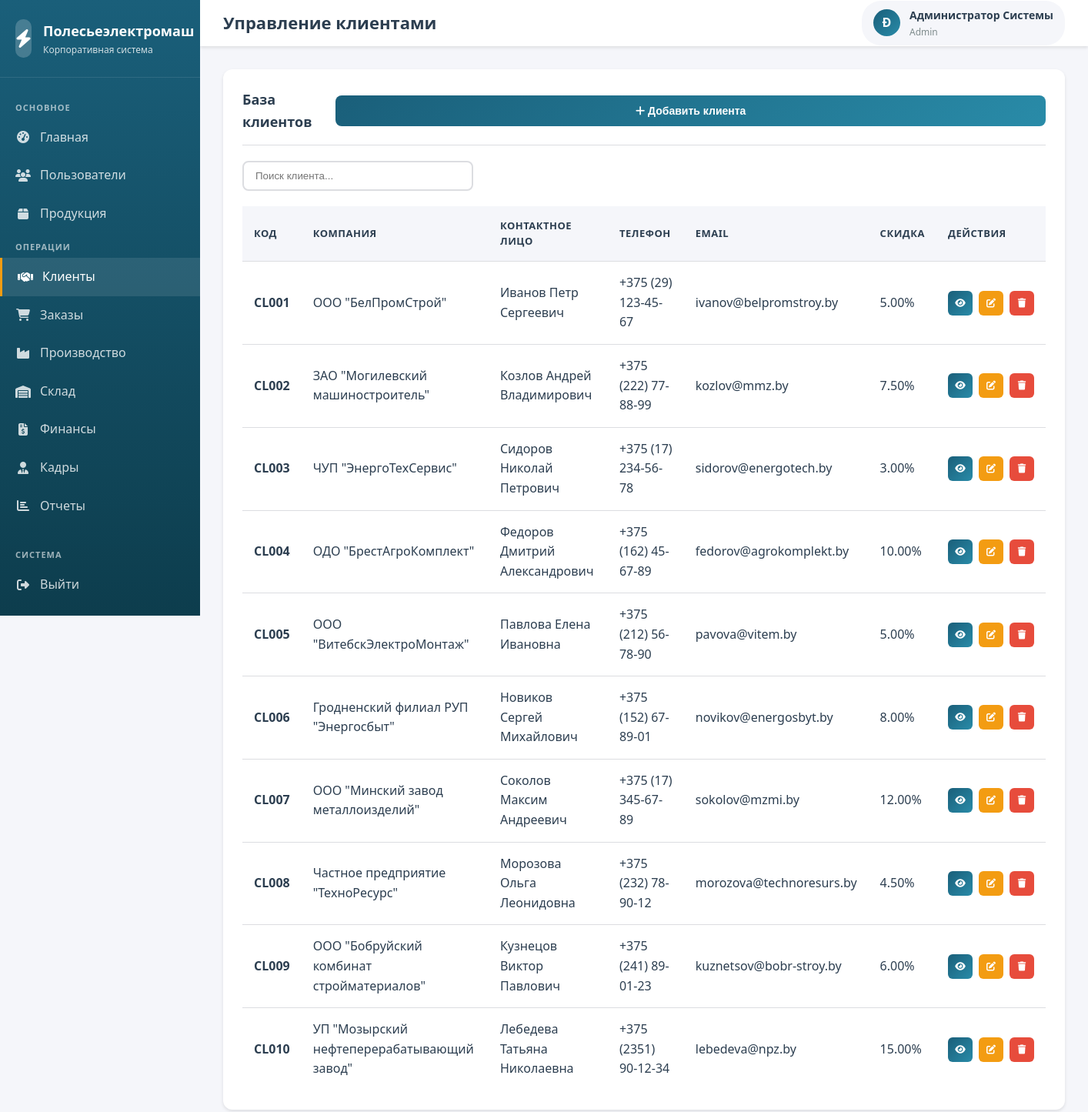
/modules/clients/index.php (signed in), run on the app's committed database.
### tables this page shows
CREATE TABLE clients (
    id INT AUTO_INCREMENT PRIMARY KEY,
    client_code VARCHAR(50) NOT NULL UNIQUE,
    company_name VARCHAR(200),
    contact_person VARCHAR(100),
    inn VARCHAR(20),
    address TEXT,
    phone VARCHAR(20),
    email VARCHAR(100),
    website VARCHAR(200),
    discount_percent DECIMAL(5,2) DEFAULT 0,
    payment_terms TEXT,
    is_active TINYINT(1) DEFAULT 1,
    created_at TIMESTAMP DEFAULT CURRENT_TIMESTAMP,
    updated_at TIMESTAMP DEFAULT CURRENT_TIMESTAMP ON UPDATE CURRENT_TIMESTAMP
);

### includes/config.php (called while the page is built, shortened)
<?php
function isLoggedIn() {
    return isset($_SESSION['user_id']) && isset($_SESSION['user_role']);
}
function hasRole($allowedRoles) {
    return in_array($_SESSION['user_role'], $allowedRoles);
}
?>

### modules/clients/index.php (the view, shortened to what this page needs)
<?php
require_once '../../includes/config.php';
$pdo = getDBConnection();
try {
    $stmt = $pdo->query("SELECT * FROM clients WHERE is_active = 1 ORDER BY created_at DESC");
    $clients = $stmt->fetchAll();
} catch (PDOException $e) {
    $error = 'Ошибка загрузки данных';
    $clients = [];
}
$userFullName = $_SESSION['full_name'];
$initials = strtoupper(substr($userFullName, 0, 1));
?>
<!DOCTYPE html>
<html lang="ru">
<head>
    <link rel="stylesheet" href="../../assets/css/style.css">
    <link rel="stylesheet" href="https://cdnjs.cloudflare.com/ajax/libs/font-awesome/6.4.0/css/all.min.css">
</head>
<body>
    <div class="dashboard-container">
        <aside class="sidebar">
            <div class="sidebar-header">
                <div class="sidebar-logo">
                    <div class="logo-icon">
                        <i class="fas fa-bolt"></i>
                    </div>
                    <div class="logo-text">
                        <h2>Полесьеэлектромаш</h2>
                        <p>Корпоративная система</p>
                    </div>
                </div>
            </div>
            <?php
            $basePath = '../../';
            include '../../includes/sidebar.php';
            ?>
        </aside>
        <div class="main-content">
            <header class="header">
                <div class="header-left">
                    <div class="header-title">
                        <h1>Управление клиентами</h1>
                    </div>
                </div>
                <div class="header-right">
                    <div class="user-info">
                        <div class="user-avatar">
                            <?php echo $initials; ?>
                        </div>
                        <div class="user-details">
                            <span class="user-name"><?php echo htmlspecialchars($userFullName); ?></span>
                            <span class="user-role"><?php echo ucfirst($userRole); ?></span>
                        </div>
                    </div>
                </div>
            </header>
            <div class="content-area">
                <div class="card">
                    <div class="card-header">
                        <h2 class="card-title">База клиентов</h2>
                        <?php if (hasRole(['admin', 'manager'])): ?>
                            <button class="btn btn-primary" onclick="openModal('addClientModal')">
                                <i class="fas fa-plus"></i> Добавить клиента
                            </button>
                        <?php endif; ?>
                    </div>
                    <div style="margin-bottom: 20px;">
                        <input
                            type="text"
                            placeholder="Поиск клиента..."
                            data-table-search="clientsTable"
                            style="padding: 10px 15px; border: 2px solid var(--border-color); border-radius: 8px; width: 300px;"
                        >
                    </div>
                    <div class="table-responsive">
                        <table class="data-table" id="clientsTable">
                            <thead>
                                <tr>
                                    <th>Код</th>
                                    <th>Компания</th>
                                    <th>Контактное лицо</th>
                                    <th>Телефон</th>
                                    <th>Email</th>
                                    <th>Скидка</th>
                                    <th>Действия</th>
                                </tr>
                            </thead>
                            <tbody>
                                <?php if (empty($clients)): ?>
                                    <tr>
                                        <td colspan="7" class="text-center">Клиентов не найдено</td>
                                    </tr>
                                <?php else: ?>
                                    <?php foreach ($clients as $client): ?>
                                        <tr>
                                            <td><strong><?php echo htmlspecialchars($client['client_code']); ?></strong></td>
                                            <td><?php echo htmlspecialchars($client['company_name'] ?? 'Не указано'); ?></td>
                                            <td><?php echo htmlspecialchars($client['contact_person'] ?? 'Не указано'); ?></td>
                                            <td><?php echo htmlspecialchars($client['phone'] ?? 'Не указано'); ?></td>
                                            <td><?php echo htmlspecialchars($client['email'] ?? 'Не указано'); ?></td>
                                            <td><?php echo $client['discount_percent']; ?>%</td>
                                            <td>
                                                <div class="action-buttons">
                                                    <a href="?view=<?php echo $client['id']; ?>"
                                                       class="btn btn-sm btn-icon btn-primary"
                                                       title="Просмотр">
                                                        <i class="fas fa-eye"></i>
                                                    </a>
                                                    <?php if (hasRole(['admin', 'manager'])): ?>
                                                        <a href="?edit=<?php echo $client['id']; ?>"
                                                           class="btn btn-sm btn-icon btn-secondary"
                                                           title="Редактировать">
                                                            <i class="fas fa-edit"></i>
                                                        </a>
                                                        <a href="?delete=<?php echo $client['id']; ?>"
                                                           class="btn btn-sm btn-icon btn-danger"
                                                           onclick="return confirm('Вы уверены, что хотите деактивировать клиента?')"
                                                           title="Деактивировать">
                                                            <i class="fas fa-trash"></i>
                                                        </a>
                                                    <?php endif; ?>
                                                </div>
                                            </td>
                                        </tr>
                                    <?php endforeach; ?>
                                <?php endif; ?>
                            </tbody>
                        </table>
                    </div>
                </div>
            </div>
        </div>
    </div>
</body>
</html>

### includes/sidebar.php (shortened to what this page needs)
<?php
$userRole = $_SESSION['user_role'] ?? 'manager';
$currentMenu = $menuItems[$userRole] ?? $menuItems['manager'];
function isCurrentPage($url) {
    $currentPath = $_SERVER['PHP_SELF'];
    $normalizedUrl = ltrim($url, '/');
    $normalizedPath = ltrim($currentPath, '/');
    return strpos($normalizedPath, $normalizedUrl) !== false ||
           strpos($currentPath, $normalizedUrl) !== false;
}
?>
<nav class="sidebar-menu">
    <?php if (!empty($currentMenu['main'])): ?>
        <div class="menu-category">Основное</div>
        <?php foreach ($currentMenu['main'] as $item): ?>
            <a href="<?php echo $basePath . $item['url']; ?>" class="menu-item <?php echo isCurrentPage($item['url']) ? 'active' : ''; ?>">
                <i class="fas <?php echo $item['icon']; ?>"></i>
                <span><?php echo $item['text']; ?></span>
            </a>
        <?php endforeach; ?>
    <?php endif; ?>
    <?php if (!empty($currentMenu['operations'])): ?>
        <div class="menu-category">Операции</div>
        <?php foreach ($currentMenu['operations'] as $item): ?>
            <a href="<?php echo $basePath . $item['url']; ?>" class="menu-item <?php echo isCurrentPage($item['url']) ? 'active' : ''; ?>">
                <i class="fas <?php echo $item['icon']; ?>"></i>
                <span><?php echo $item['text']; ?></span>
            </a>
        <?php endforeach; ?>
    <?php endif; ?>
    <div class="menu-category" style="margin-top: 20px;">Система</div>
    <a href="<?php echo $basePath; ?>logout.php" class="menu-item">
        <i class="fas fa-sign-out-alt"></i>
        <span>Выйти</span>
    </a>
</nav>

### data on the page
clients: client_code "CL001", company_name "ООО \"БелПромСтрой\"", contact_person "Иванов Петр Сергеевич", phone "+375 (29) 123-45-67", email "ivanov@belpromstroy.by", discount_percent "5.00"
clients: client_code "CL002", company_name "ЗАО \"Могилевский машиностроитель\"", contact_person "Козлов Андрей Владимирович", phone "+375 (222) 77-88-99", email "kozlov@mmz.by", discount_percent "7.50"
clients: client_code "CL003", company_name "ЧУП \"ЭнергоТехСервис\"", contact_person "Сидоров Николай Петрович", phone "+375 (17) 234-56-78", email "sidorov@energotech.by", discount_percent "3.00"
clients: client_code "CL004", company_name "ОДО \"БрестАгроКомплект\"", contact_person "Федоров Дмитрий Александрович", phone "+375 (162) 45-67-89", email "fedorov@agrokomplekt.by", discount_percent "10.00"
clients: client_code "CL005", company_name "ООО \"ВитебскЭлектроМонтаж\"", contact_person "Павлова Елена Ивановна", phone "+375 (212) 56-78-90", email "pavova@vitem.by", discount_percent "5.00"
clients: client_code "CL006", company_name "Гродненский филиал РУП \"Энергосбыт\"", contact_person "Новиков Сергей Михайлович", phone "+375 (152) 67-89-01", email "novikov@energosbyt.by", discount_percent "8.00"
clients: client_code "CL007", company_name "ООО \"Минский завод металлоизделий\"", contact_person "Соколов Максим Андреевич", phone "+375 (17) 345-67-89", email "sokolov@mzmi.by", discount_percent "12.00"
clients: client_code "CL008", company_name "Частное предприятие \"ТехноРесурс\"", contact_person "Морозова Ольга Леонидовна", phone "+375 (232) 78-90-12", email "morozova@technoresurs.by", discount_percent "4.50"
clients: client_code "CL009", company_name "ООО \"Бобруйский комбинат стройматериалов\"", contact_person "Кузнецов Виктор Павлович", phone "+375 (241) 89-01-23", email "kuznetsov@bobr-stroy.by", discount_percent "6.00"
clients: client_code "CL010", company_name "УП \"Мозырский нефтеперерабатывающий завод\"", contact_person "Лебедева Татьяна Николаевна", phone "+375 (2351) 90-12-34", email "lebedeva@npz.by", discount_percent "15.00"

### other printed values
$item['text'] "Главная"
$item['text'] "Пользователи"
$item['text'] "Продукция"
$item['text'] "Клиенты"
$item['text'] "Заказы"
$item['text'] "Производство"
$item['text'] "Склад"
$item['text'] "Финансы"
$item['text'] "Кадры"
$item['text'] "Отчеты"
$initials "Ð"
$userFullName "Администратор Системы"
$userRole "Admin"
